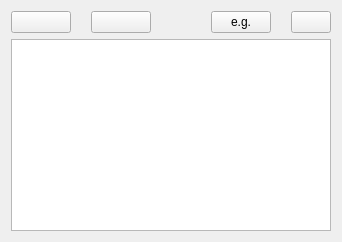
                    <widget class="QWidget" name="page_2">
                     <layout class="QVBoxLayout" name="verticalLayout_28">
                      <item>
                       <layout class="QHBoxLayout" name="horizontalLayout_46">
                        <property name="spacing">
                         <number>20</number>
                        </property>
                        <item>
                         <widget class="QPushButton" name="pushButton_load_user_ngs">
                          <property name="minimumSize">
                           <size>
                            <width>60</width>
                            <height>0</height>
                           </size>
                          </property>
                          <property name="maximumSize">
                           <size>
                            <width>60</width>
                            <height>16777215</height>
                           </size>
                          </property>
                          <property name="toolTip">
                           <string>&lt;html&gt;&lt;head/&gt;&lt;body&gt;&lt;p&gt;Load user-defined commands from file&lt;/p&gt;&lt;/body&gt;&lt;/html&gt;</string>
                          </property>
                          <property name="text">
                           <string/>
                          </property>
                          <property name="icon">
                           <iconset>
                            <normaloff>:/icons/icons/view_doc.ico</normaloff>:/icons/icons/view_doc.ico</iconset>
                          </property>
                          <property name="autoDefault">
                           <bool>false</bool>
                          </property>
                          <property name="default">
                           <bool>false</bool>
                          </property>
                          <property name="flat">
                           <bool>false</bool>
                          </property>
                         </widget>
                        </item>
                        <item>
                         <widget class="QPushButton" name="pushButton_save_user_ngs">
                          <property name="minimumSize">
                           <size>
                            <width>60</width>
                            <height>0</height>
                           </size>
                          </property>
                          <property name="maximumSize">
                           <size>
                            <width>60</width>
                            <height>16777215</height>
                           </size>
                          </property>
                          <property name="toolTip">
                           <string>&lt;html&gt;&lt;head/&gt;&lt;body&gt;&lt;p&gt;Save user-defined commands to file&lt;/p&gt;&lt;/body&gt;&lt;/html&gt;</string>
                          </property>
                          <property name="text">
                           <string/>
                          </property>
                          <property name="icon">
                           <iconset resource="resources.qrc">
                            <normaloff>:/icons/icons/save.ico</normaloff>:/icons/icons/save.ico</iconset>
                          </property>
                         </widget>
                        </item>
                        <item>
                         <spacer name="horizontalSpacer_26">
                          <property name="orientation">
                           <enum>Qt::Horizontal</enum>
                          </property>
                          <property name="sizeHint" stdset="0">
                           <size>
                            <width>40</width>
                            <height>20</height>
                           </size>
                          </property>
                         </spacer>
                        </item>
                        <item>
                         <widget class="QPushButton" name="pushButton_eg_ungs">
                          <property name="maximumSize">
                           <size>
                            <width>60</width>
                            <height>16777215</height>
                           </size>
                          </property>
                          <property name="text">
                           <string>e.g.</string>
                          </property>
                         </widget>
                        </item>
                        <item>
                         <widget class="QPushButton" name="pushButton_help_ungs">
                          <property name="maximumSize">
                           <size>
                            <width>60</width>
                            <height>16777215</height>
                           </size>
                          </property>
                          <property name="text">
                           <string/>
                          </property>
                         </widget>
                        </item>
                       </layout>
                      </item>
                      <item>
                       <widget class="QPlainTextEdit" name="plainTextEdit_user_ngs">
                        <property name="font">
                         <font>
                          <family>Monaco</family>
                          <pointsize>12</pointsize>
                         </font>
                        </property>
                        <property name="toolTip">
                         <string>&lt;html&gt;&lt;head/&gt;&lt;body&gt;&lt;p&gt;Enter user-defined step to simulate the NGS experiment.&lt;/p&gt;&lt;p&gt;Commands will be executed sequentially for each diploid individual. Input format is fasta, output format is fasta-quality.&lt;/p&gt;&lt;p&gt;Sequential commands allowed on different lines, but also linux pipes, redirection, etc. The commands should be executable directly on terminal.&lt;/p&gt;&lt;p&gt;ALLOWED TAGS:&lt;/p&gt;&lt;p&gt;&lt;span style=&quot; text-decoration: underline; color:#ff0000;&quot;&gt;infile.fas&lt;/span&gt; =&amp;gt; fasta file containing the 2 haplotypes of each individual&lt;/p&gt;&lt;p&gt;&lt;span style=&quot; text-decoration: underline; color:#ff0000;&quot;&gt;outfile.fq&lt;/span&gt; =&amp;gt; output file with NGS reads when simulating single-end experiment&lt;/p&gt;&lt;p&gt;&lt;span style=&quot; text-decoration: underline; color:#ff0000;&quot;&gt;outfile.1.fq&lt;/span&gt; =&amp;gt; output file with forward NGS reads when simulating paired-end experiment&lt;/p&gt;&lt;p&gt;&lt;span style=&quot; text-decoration: underline; color:#ff0000;&quot;&gt;outfile.2.fq&lt;/span&gt; =&amp;gt; output file with reverse NGS reads when simulating paired-end experiment&lt;/p&gt;&lt;p&gt;&lt;span style=&quot; text-decoration: underline; color:#ff0000;&quot;&gt;ind_number&lt;/span&gt; =&amp;gt; index of current individual&lt;/p&gt;&lt;p&gt;&lt;span style=&quot; text-decoration: underline; color:#ff0000;&quot;&gt;tempfile&lt;/span&gt; =&amp;gt; temporary files&lt;/p&gt;&lt;p&gt;&lt;span style=&quot; font-style:italic; text-decoration: underline; color:#ff0000;&quot;&gt;infile.fas&lt;/span&gt;&lt;span style=&quot; font-style:italic;&quot;&gt; must be specified &lt;/span&gt;&lt;/p&gt;&lt;p&gt;&lt;span style=&quot; font-style:italic; text-decoration: underline; color:#ff0000;&quot;&gt;outfile.fq&lt;/span&gt;&lt;span style=&quot; font-style:italic;&quot;&gt; OR ( &lt;/span&gt;&lt;span style=&quot; font-style:italic; text-decoration: underline; color:#ff0000;&quot;&gt;outfile.1.fq&lt;/span&gt;&lt;span style=&quot; font-style:italic;&quot;&gt; AND &lt;/span&gt;&lt;span style=&quot; font-style:italic; text-decoration: underline; color:#ff0000;&quot;&gt;outfile.2.fq&lt;/span&gt;&lt;span style=&quot; font-style:italic;&quot;&gt; ) must be specified&lt;/span&gt;&lt;/p&gt;&lt;/body&gt;&lt;/html&gt;</string>
                        </property>
                        <property name="tabStopWidth">
                         <number>10</number>
                        </property>
                       </widget>
                      </item>
                     </layout>
                    </widget>
